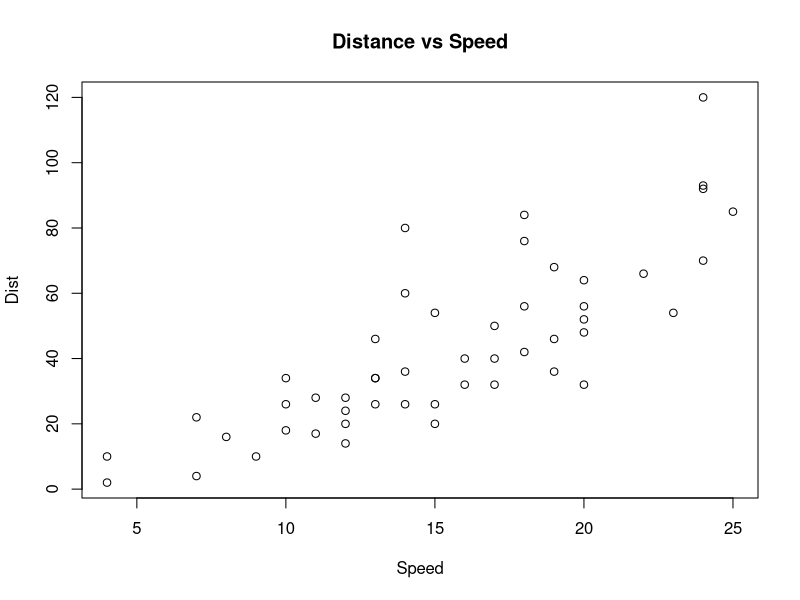
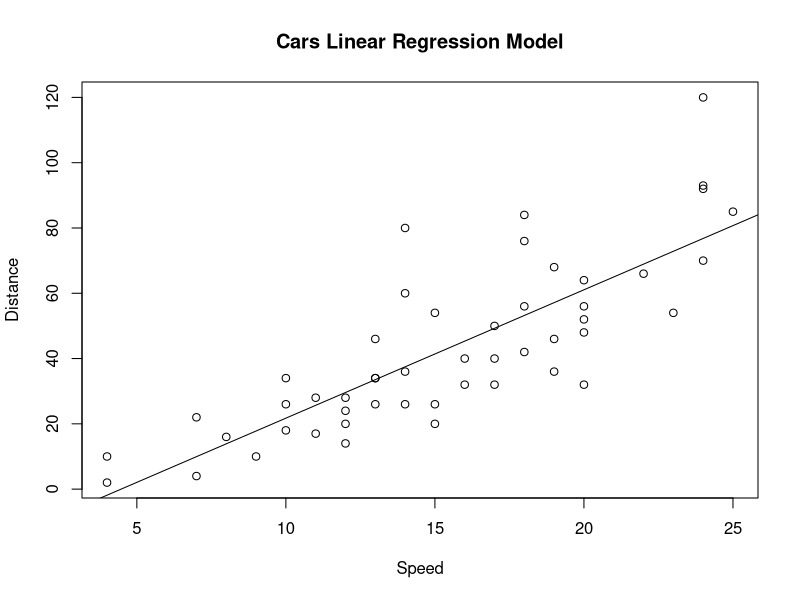
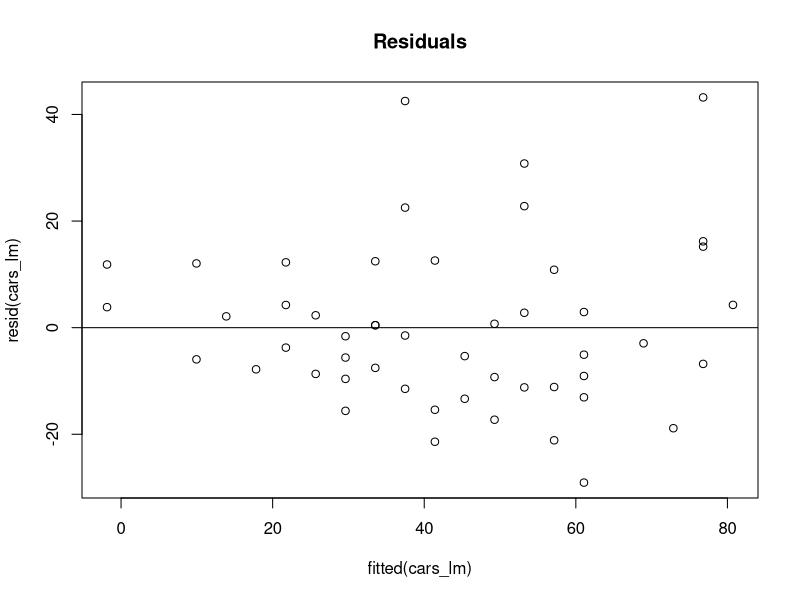
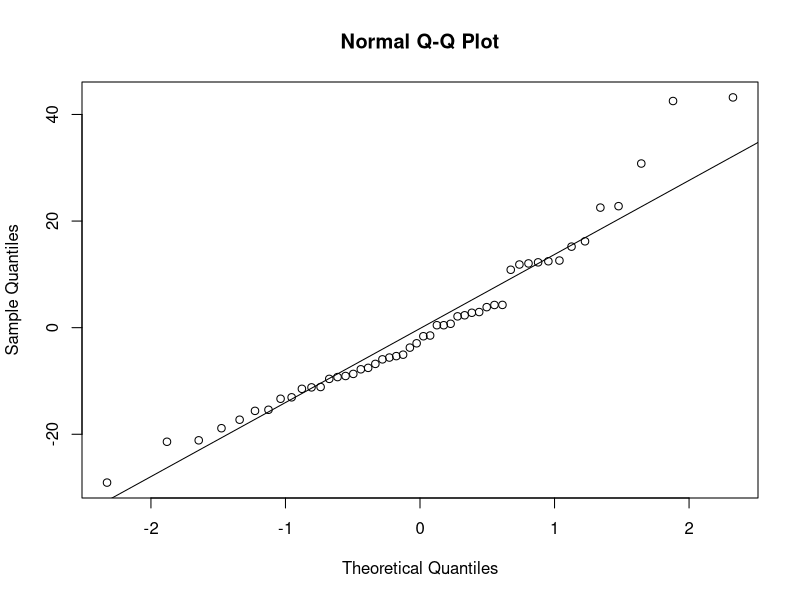
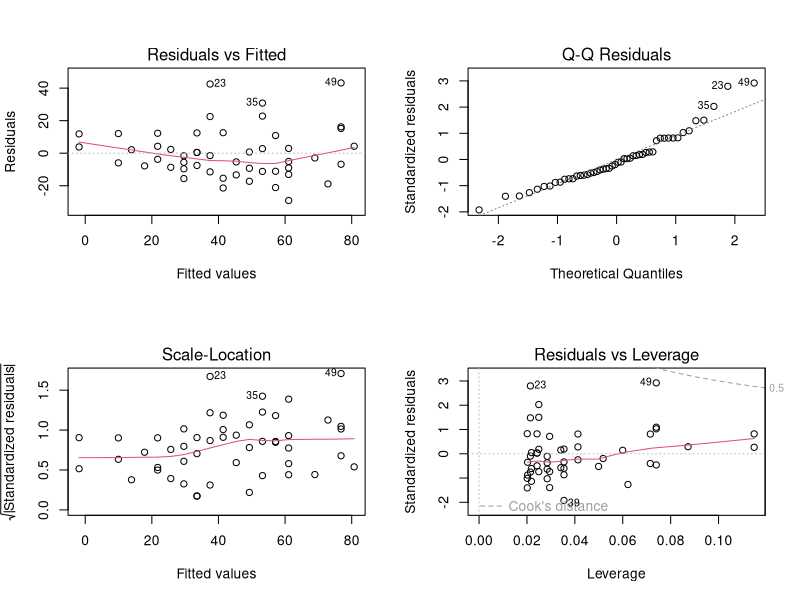

Here is the R script that generated these plots, in order:
## ---- chunk 1
knitr::opts_chunk$set(echo = TRUE)
## ---- chunk 2
library(tidyverse)
## ---- chunk 3
glimpse(cars)
## ---- chunk 4
plot(cars$speed,cars$dist, main="Distance vs Speed",
xlab="Speed", ylab="Dist")
## ---- chunk 5
cars_lm <- lm(cars$dist ~ cars$speed)
cars_lm
## ---- chunk 6
plot(cars$speed, cars$dist, xlab='Speed', ylab='Distance', main='Cars Linear Regression Model')
abline(cars_lm)
## ---- chunk 7
summary(cars_lm)
## ---- chunk 8
plot(fitted(cars_lm),resid(cars_lm), main="Residuals")
abline(0, 0)
## ---- chunk 9
qqnorm(resid(cars_lm))
qqline(resid(cars_lm))
## ---- chunk 10
par(mfrow=c(2,2))
plot(cars_lm)
